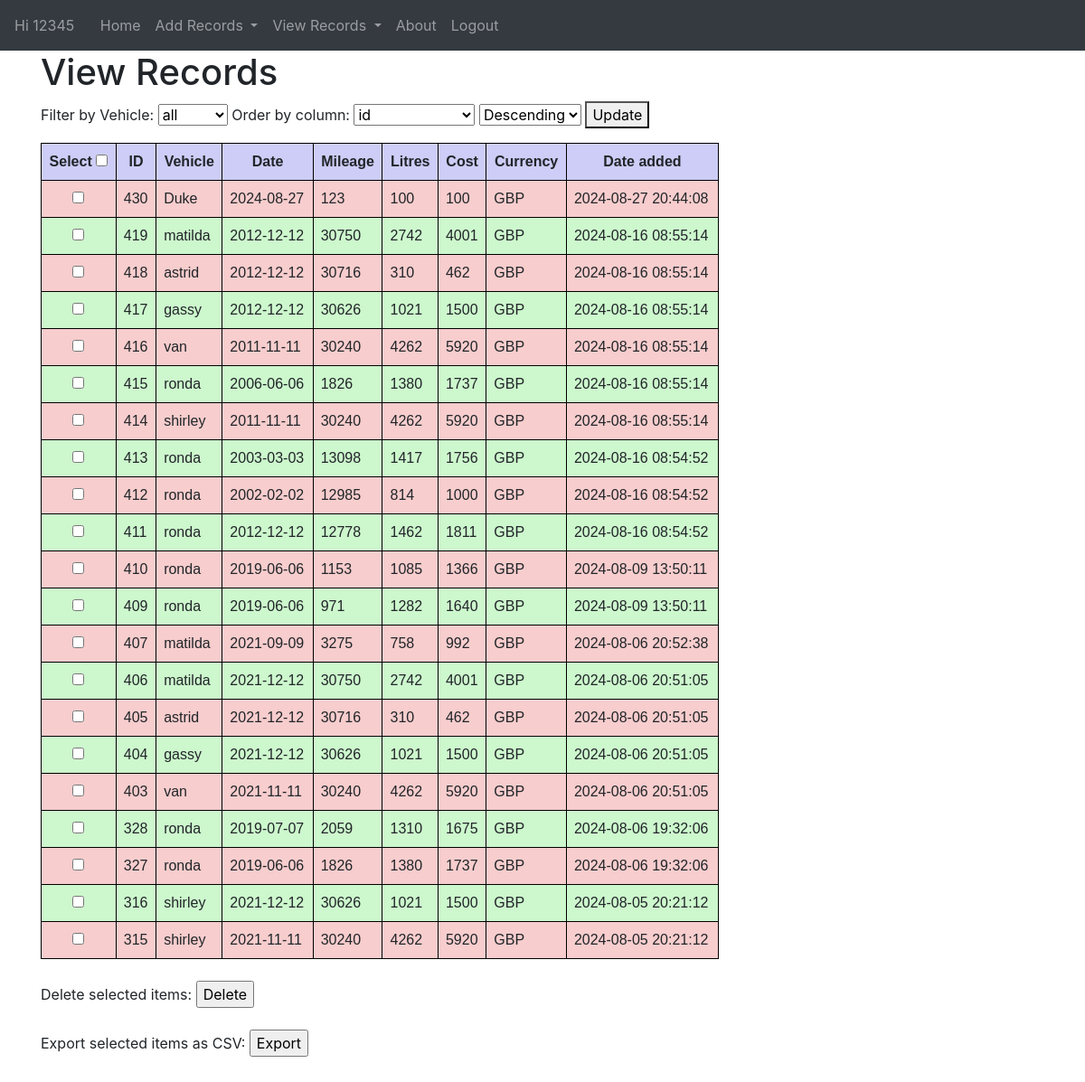
Screenshot of /view-records (signed in) with the database file from the repository.
### website/models.py (models this page shows)
class User(db.Model, UserMixin):
    id = db.Column(db.Integer, primary_key=True)
    email = db.Column(db.String(150), unique=True)
    username = db.Column(db.String(150), unique=True)
    password = db.Column(db.String(150))
    records = db.relationship('Record')
    user_created = db.Column(db.DateTime(timezone=True), default=func.now())

class Record(db.Model):
    id = db.Column(db.Integer, primary_key=True)
    vehicle = db.Column(db.String)
    date = db.Column(db.Date)
    mileage = db.Column(db.Integer)
    litres = db.Column(db.Integer)
    cost = db.Column(db.Integer)
    currency = db.Column(db.String)
    user_id = db.Column(db.Integer, db.ForeignKey('user.id'))
    date_uploaded = db.Column(db.DateTime(timezone=True), default=func.now())

### website/views.py (the view, shortened to what this page needs)
@views.route('/view-records', methods=['GET', 'POST'])
@login_required
def view_records():
    columns = ['id', 'vehicle', 'date', 'mileage', 'litres', 'cost', 'currency', 'user_id', 'date_uploaded']
    vehicles = get_vehicles(current_user)
    vehicle = 'all'
    column = 'id'
    updown = 'DESC'
    if request.method == 'POST' and 'vehicle' in request.form:
        vehicle = request.form.get('vehicle')
        column = request.form.get('column')
        updown = request.form.get('updown')
        table = fetch_records(current_user, vehicle, column, updown)
    elif request.method == 'POST' and len(request.form) > 0 and request.form.get('delete') == 'Delete':
        message = delete_record(current_user, request.form)
        flash(message[0], message[1])
        table = fetch_records(current_user)
    else:
        table = fetch_records(current_user)
    return render_template('view_records.html', user=current_user, lines = table, vehicles = vehicles, columns = columns, vehicle = vehicle, column = column, updown = updown)

### website/__init__.py (called while the page is built)
def create_app():
    app = Flask(__name__)
    app.config['SECRET_KEY'] = 'shhh-dont-look-here'
    app.config['SQLALCHEMY_DATABASE_URI'] = f'sqlite:///{DB_NAME}'
    app.config['MAX_CONTENT_LENGTH'] = 16 * 1000 * 1000
    db.init_app(app)
    from .views import views
    from .auth import auth
    app.register_blueprint(views, url_prefix='/')
    app.register_blueprint(auth, url_prefix='/')
    from .models import User, Record
    with app.app_context():
        db.create_all()
    login_manager = LoginManager()
    login_manager.login_view = 'auth.login'
    login_manager.init_app(app)
    @login_manager.user_loader
    def load_user(id):
        return User.query.get(int(id))
    return app

### website/database.py (called while the page is built)
def get_vehicles(current_user):
    try:
        vehicles_query = Record.query.filter_by(user_id = current_user.id)
        vehicles = set()
        for vehicle in vehicles_query:
            vehicles.add(vehicle.vehicle)
        return vehicles
    except Exception as e:
        print('Something is broken. The error: \n' + str(e))
        return []

### website/templates/view_records.html (shortened to what this page needs)
{% extends "base.html" %}
{% block head_ext %}
    <head>
    </head>
{% endblock %}
{% block content %}
    <h1>View Records</h1>
    <form method='POST' id="filter">
        <p>Filter by Vehicle:
        <select name="vehicle" id="vehicle">
            <option value="*">all</option>
        </select>
        Order by column:
        <select name="column" id="column">
            {% for colum in columns %}
                {% if colum == column %}
                    <option value="{{colum}}" selected>{{colum}}</option>
                {% else %}
                    <option value="{{colum}}">{{colum}}</option>
                {% endif %}
            {% endfor %}
        </select>
        <select name="updown" id="updown">
            <option value="DESC">Descending</option>
        </select>
        <button type="submit">Update</button>
        </p>
    </form>
    <form method='POST' id='delete'>
        <table class="sortable">
            <thead>
                <tr>
                    <th>Select <input type="checkbox" onclick="toggle(this);" /></th>
                    <th>ID</th>
                    <th>Vehicle</th>
                    <th>Date</th>
                    <th>Mileage</th>
                    <th>Litres</th>
                    <th>Cost</th>
                    <th>Currency</th>
                    <th>Date added</th>
                </tr>
            </thead>
            <tbody>
                    {% for line in lines %}
                        <tr>
                            <td><input type="checkbox" name="{{line[0]}}" value="{{line[0]}}"></td>
                            <td>{{line[0]}}</td>
                            <td>{{line[1]}}</td>
                            <td>{{line[2]}}</td>
                            <td>{{line[3]}}</td>
                            <td>{{line[4]}}</td>
                            <td>{{line[5]}}</td>
                            <td>{{line[6]}}</td>
                            <td>{{line[8]}}</td>
                        </tr>
                    {% endfor %}
            </tbody>
        </table>
        <br>
        <p>
            Delete selected items:
            <input type='submit' name='delete' value='Delete'><br><br>
            Export selected items as CSV:
            <input type='submit' name='export' value='Export'>
        </p>
        <br>
    </form>
{% endblock %}

### website/templates/base.html (shortened to what this page needs)
<!DOCTYPE html>
<html>
    <head>
        <link
            rel="stylesheet"
            href="https://stackpath.bootstrapcdn.com/bootstrap/4.4.1/css/bootstrap.min.css"
        />
        <link
            rel="stylesheet"
            href="https://stackpath.bootstrapcdn.com/font-awesome/4.7.0/css/font-awesome.min.css"
        />
        {% block head_ext %}{% endblock %}
    </head>
    <body>
        <nav class="navbar navbar-expand-lg navbar-dark bg-dark">
            <div class="collapse navbar-collapse" id="navbar">
                <div class="navbar-nav">
                    {% if user.is_authenticated %}
                        <span class="navbar-text">Hi {{user.username}} &emsp;</span>
                    {% endif %}
                    <a class="nav-item nav-link" id="home" href="/">Home</a>
                    {% if user.is_authenticated %}
                        <li class="nav-item dropdown">
                            <a class="nav-link dropdown-toggle" href="#" id="navbarDropdown" role="button" data-toggle="dropdown" aria-haspopup="true" aria-expanded="false">
                                Add Records
                            </a>
                        </li>
                        <li class="nav-item dropdown">
                            <a class="nav-link dropdown-toggle" href="#" id="navbarDropdown" role="button" data-toggle="dropdown" aria-haspopup="true" aria-expanded="false">
                                View Records
                            </a>
                        </li>
                    {% endif %}
                    <a class="nav-item nav-link" id="about" href="/about">About</a>
                    {% if user.is_authenticated %}
                        <a class="nav-item nav-link" id="login" href="/logout">Logout</a>
                    {% else %}
                        <a class="nav-item nav-link" id="login" href="/login">Login</a>
                        <a class="nav-item nav-link" id="signUp" href="/sign-up">Sign Up</a>
                    {% endif %}
                </div>
            </div>
        </nav>
        <div class="container">{% block content %} {% endblock %}</div>
    </body>
</html>

### website/templates/view_records.html (style rules this page uses)
table { font-family: arial, sans-serif; border-collapse: collapse; width: 750px; }
td, th { border: 1px solid #000000; text-align: left; padding: 8px; }
th { text-align: center; background-color: #cdcdf7; }
tr:nth-child(even) { background-color: #cdf7cd; }
tr:nth-child(odd) { background-color: #f7cdcd; }
table td:nth-child(1) { text-align: center; }

### rows the page displays
User: username "12345"
Record: id "430", vehicle "Duke", date "2024-08-27", mileage "123", litres "100", cost "100", currency "GBP", date_uploaded "2024-08-27 20:44:08"
Record: id "419", vehicle "matilda", date "2012-12-12", mileage "30750", litres "2742", cost "4001", currency "GBP", date_uploaded "2024-08-16 08:55:14"
Record: id "418", vehicle "astrid", date "2012-12-12", mileage "30716", litres "310", cost "462", currency "GBP", date_uploaded "2024-08-16 08:55:14"
Record: id "417", vehicle "gassy", date "2012-12-12", mileage "30626", litres "1021", cost "1500", currency "GBP", date_uploaded "2024-08-16 08:55:14"
Record: id "416", vehicle "van", date "2011-11-11", mileage "30240", litres "4262", cost "5920", currency "GBP", date_uploaded "2024-08-16 08:55:14"
Record: id "415", vehicle "ronda", date "2006-06-06", mileage "1826", litres "1380", cost "1737", currency "GBP", date_uploaded "2024-08-16 08:55:14"
Record: id "414", vehicle "shirley", date "2011-11-11", mileage "30240", litres "4262", cost "5920", currency "GBP", date_uploaded "2024-08-16 08:55:14"
Record: id "413", vehicle "ronda", date "2003-03-03", mileage "13098", litres "1417", cost "1756", currency "GBP", date_uploaded "2024-08-16 08:54:52"
Record: id "412", vehicle "ronda", date "2002-02-02", mileage "12985", litres "814", cost "1000", currency "GBP", date_uploaded "2024-08-16 08:54:52"
Record: id "411", vehicle "ronda", date "2012-12-12", mileage "12778", litres "1462", cost "1811", currency "GBP", date_uploaded "2024-08-16 08:54:52"
Record: id "410", vehicle "ronda", date "2019-06-06", mileage "1153", litres "1085", cost "1366", currency "GBP", date_uploaded "2024-08-09 13:50:11"
Record: id "409", vehicle "ronda", date "2019-06-06", mileage "971", litres "1282", cost "1640", currency "GBP", date_uploaded "2024-08-09 13:50:11"
Record: id "407", vehicle "matilda", date "2021-09-09", mileage "3275", litres "758", cost "992", currency "GBP", date_uploaded "2024-08-06 20:52:38"
Record: id "406", vehicle "matilda", date "2021-12-12", mileage "30750", litres "2742", cost "4001", currency "GBP", date_uploaded "2024-08-06 20:51:05"
Record: id "405", vehicle "astrid", date "2021-12-12", mileage "30716", litres "310", cost "462", currency "GBP", date_uploaded "2024-08-06 20:51:05"
Record: id "404", vehicle "gassy", date "2021-12-12", mileage "30626", litres "1021", cost "1500", currency "GBP", date_uploaded "2024-08-06 20:51:05"
Record: id "403", vehicle "van", date "2021-11-11", mileage "30240", litres "4262", cost "5920", currency "GBP", date_uploaded "2024-08-06 20:51:05"
Record: id "328", vehicle "ronda", date "2019-07-07", mileage "2059", litres "1310", cost "1675", currency "GBP", date_uploaded "2024-08-06 19:32:06"
Record: id "327", vehicle "ronda", date "2019-06-06", mileage "1826", litres "1380", cost "1737", currency "GBP", date_uploaded "2024-08-06 19:32:06"
Record: id "316", vehicle "shirley", date "2021-12-12", mileage "30626", litres "1021", cost "1500", currency "GBP", date_uploaded "2024-08-05 20:21:12"
Record: id "315", vehicle "shirley", date "2021-11-11", mileage "30240", litres "4262", cost "5920", currency "GBP", date_uploaded "2024-08-05 20:21:12"

### other values shown
form field column "id"
